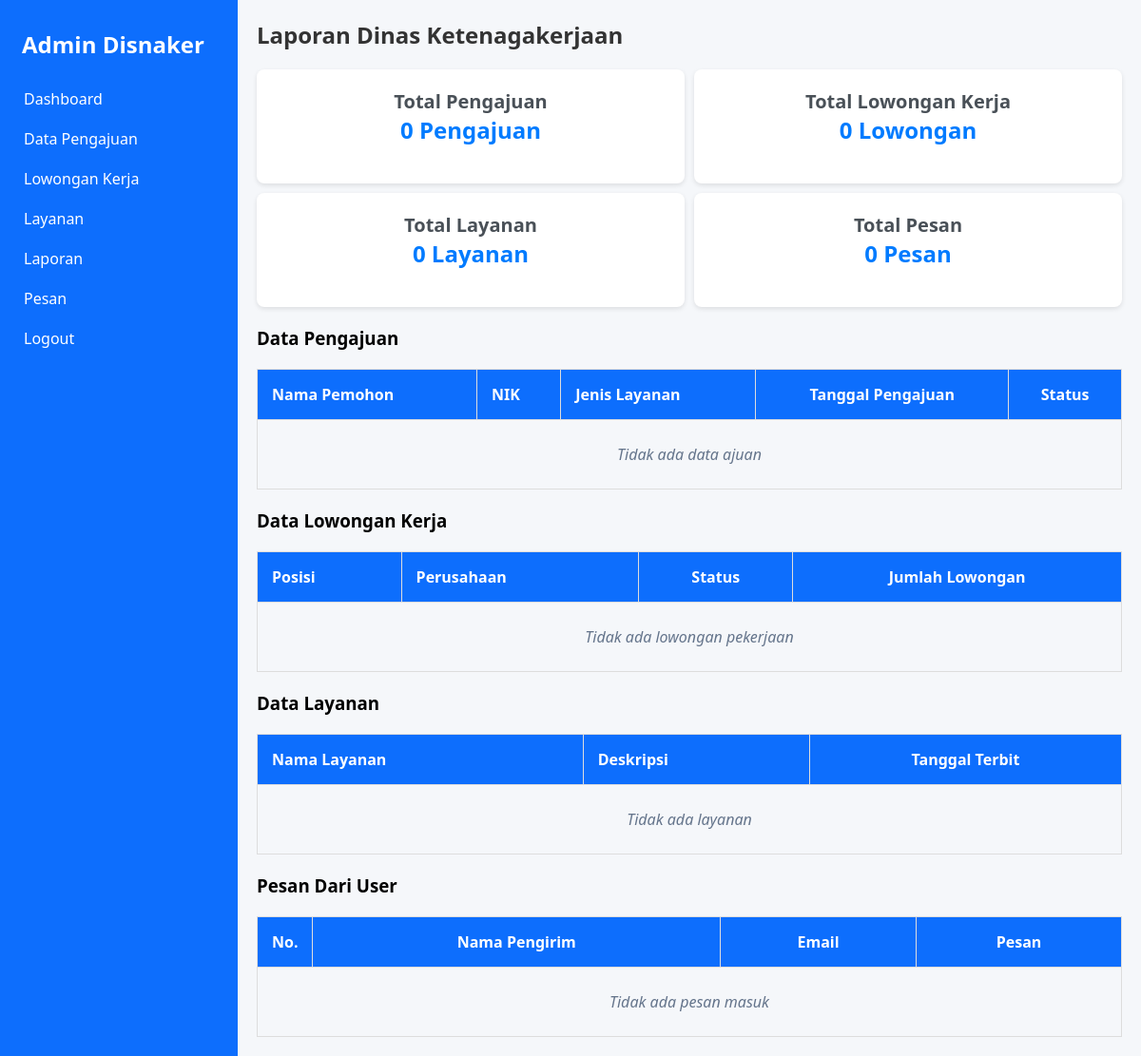
Page /admin/laporan.php (signed in) on the earlier database version.
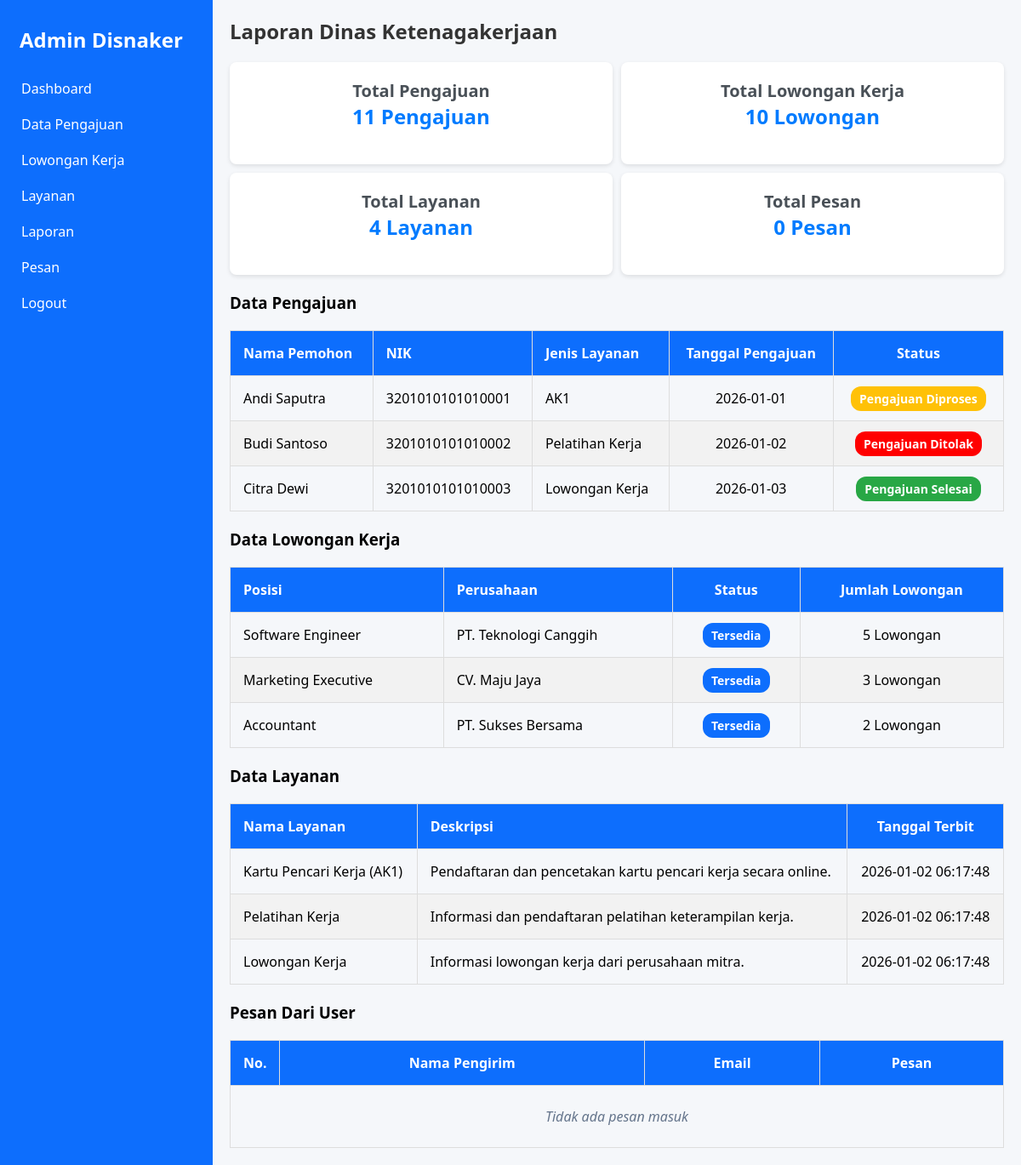
Same page on the later database version.
### tables this page shows
CREATE TABLE `pengajuan` (
  `id` int(11) NOT NULL,
  `nama_lengkap` varchar(255) NOT NULL,
  `nik` varchar(20) NOT NULL,
  `jenis_pengajuan` varchar(100) NOT NULL,
  `status` enum('baru','diproses','selesai','ditolak') DEFAULT 'baru',
  `tanggal_pengajuan` date NOT NULL DEFAULT current_timestamp()
);

CREATE TABLE `lowongan_kerja` (
  `id` int(11) NOT NULL,
  `perusahaan` varchar(255) DEFAULT NULL,
  `posisi` varchar(255) DEFAULT NULL,
  `status` enum('Tersedia','Kosong') DEFAULT NULL,
  `deskripsi` text DEFAULT NULL,
  `jumlah_lowongan` int(11) DEFAULT NULL
);

CREATE TABLE `layanan` (
  `id` int(11) NOT NULL,
  `nama_layanan` varchar(255) NOT NULL,
  `deskripsi` text DEFAULT NULL,
  `created_at` timestamp NOT NULL DEFAULT current_timestamp()
);

### admin/laporan.php (the view, shortened to what the changed rows need)
<?php
include "../config/koneksi.php";
$query_pengajuan = mysqli_query($koneksi, "SELECT * FROM pengajuan");
$total_pengajuan = mysqli_num_rows($query_pengajuan);
$query_lowongan = mysqli_query($koneksi, "SELECT * FROM lowongan_kerja");
$total_lowongan = mysqli_num_rows($query_lowongan);
$query_layanan = mysqli_query($koneksi, "SELECT * FROM layanan");
$total_layanan = mysqli_num_rows($query_layanan);
?>
<!DOCTYPE html>
<html lang="id">
<head>
    <link rel="stylesheet" href="../assets/css/admin.css">
</head>
<body>
    <?php include "../includes/sidebar.php"; ?>
    <div class="main-content">
        <section class="dashboard">
            <h2>Laporan Dinas Ketenagakerjaan</h2>
            <div class="report-cards">
                <div class="card">
                    <h3>Total Pengajuan</h3>
                    <p><?= $total_pengajuan; ?> Pengajuan</p>
                </div>
                <div class="card">
                    <h3>Total Lowongan Kerja</h3>
                    <p><?= $total_lowongan; ?> Lowongan</p>
                </div>
                <div class="card">
                    <h3>Total Layanan</h3>
                    <p><?= $total_layanan; ?> Layanan</p>
                </div>
            </div>
            <div class="lowongan-tabel">
                <table>
                    <thead>
                        <tr>
                            <th>Nama Pemohon</th>
                            <th>NIK</th>
                            <th>Jenis Layanan</th>
                            <th style="text-align: center;">Tanggal Pengajuan</th>
                            <th style="text-align: center;">Status</th>
                        </tr>
                    </thead>
                    <tbody>
                        <?php
                        $query_pengajuan_data = "SELECT * FROM pengajuan LIMIT 3";
                        $result_pengajuan_data = mysqli_query($koneksi, $query_pengajuan_data);
                        ?>
                        <?php if (mysqli_num_rows($result_pengajuan_data) > 0) : ?>
                            <?php while ($row = mysqli_fetch_assoc($result_pengajuan_data)) : ?>
                                <tr>
                                    <td><?= $row['nama_lengkap']; ?></td>
                                    <td><?= $row['nik']; ?></td>
                                    <td><?= $row['jenis_pengajuan']; ?></td>
                                    <td style="text-align: center;"><?= $row['tanggal_pengajuan']; ?></td>
                                    <td style="text-align: center;">
                                        <?php
                                        $status = $row['status'];
                                        if ($status == 'baru') {
                                            echo '<span class="badge badge-new">Pengajuan Baru</span>';
                                        } elseif ($status == 'diproses') {
                                            echo '<span class="badge badge-process">Pengajuan Diproses</span>';
                                        } elseif ($status == 'selesai') {
                                            echo '<span class="badge badge-completed">Pengajuan Selesai</span>';
                                        } elseif ($status == 'ditolak') {
                                            echo '<span class="badge badge-cancel">Pengajuan Ditolak</span>';
                                        }
                                        ?>
                                    </td>
                                </tr>
                            <?php endwhile; ?>
                        <?php else : ?>
                            <tr>
                                <td colspan="5" class="empty-data">Tidak ada data ajuan</td>
                            </tr>
                        <?php endif; ?>
                    </tbody>
                </table>
            </div>
            <div class="lowongan-tabel">
                <table>
                    <thead>
                        <tr>
                            <th>Posisi</th>
                            <th>Perusahaan</th>
                            <th style="text-align: center;">Status</th>
                            <th style="text-align: center;">Jumlah Lowongan</th>
                        </tr>
                    </thead>
                    <tbody>
                        <?php
                        $query_lowongan_data = "SELECT * FROM lowongan_kerja LIMIT 3";
                        $result_lowongan_data = mysqli_query($koneksi, $query_lowongan_data);
                        ?>
                        <?php if (mysqli_num_rows($result_lowongan_data) > 0) : ?>
                            <?php while ($row = mysqli_fetch_assoc($result_lowongan_data)): ?>
                                <tr>
                                    <td><?= $row['posisi']; ?></td>
                                    <td><?= $row['perusahaan']; ?></td>
                                    <td style="text-align: center;">
                                        <?php
                                        $status = $row['status'];
                                        if ($status == 'Tersedia') {
                                            echo '<span class="badge badge-new">Tersedia</span>';
                                        } elseif ($status == 'Kosong') {
                                            echo '<span class="badge badge-process" style="background-color: red;">Kosong</span>';
                                        }
                                        ?>
                                    </td>
                                    <td style="text-align: center;"><?= $row['jumlah_lowongan']; ?> Lowongan</td>
                                </tr>
                            <?php endwhile; ?>
                        <?php else : ?>
                            <tr>
                                <td colspan="4" class="empty-data">Tidak ada lowongan pekerjaan</td>
                            </tr>
                        <?php endif; ?>
                    </tbody>
                </table>
            </div>
            <div class="lowongan-tabel">
                <table>
                    <thead>
                        <tr>
                            <th>Nama Layanan</th>
                            <th>Deskripsi</th>
                            <th style="text-align: center;">Tanggal Terbit</th>
                        </tr>
                    </thead>
                    <tbody>
                        <?php
                        $query_layanan_data = "SELECT * FROM layanan LIMIT 3";
                        $result_layanan_data = mysqli_query($koneksi, $query_layanan_data);
                        ?>
                        <?php if (mysqli_num_rows($result_layanan_data) > 0) : ?>
                            <?php while ($row = mysqli_fetch_assoc($result_layanan_data)): ?>
                                <tr>
                                    <td><?= $row['nama_layanan']; ?></td>
                                    <td><?= $row['deskripsi']; ?></td>
                                    <td style="text-align: center;"><?= $row['created_at']; ?></td>
                                </tr>
                            <?php endwhile; ?>
                        <?php else : ?>
                            <tr>
                                <td colspan="3" class="empty-data">Tidak ada layanan</td>
                            </tr>
                        <?php endif; ?>
                    </tbody>
                </table>
            </div>
            <div class="lowongan-tabel">
                <table>
                    <thead>
                        <tr>
                            <th style="text-align: center; width: 10px;">No.</th>
                            <th style="text-align: center;">Nama Pengirim</th>
                            <th style="text-align: center;">Email</th>
                            <th style="text-align: center;">Pesan</th>
                        </tr>
                    </thead>
                </table>
            </div>
        </section>
    </div>
</body>
</html>

Differences in the rows shown:
added pengajuan: nama_lengkap "Andi Saputra", nik "3201010101010001", jenis_pengajuan "AK1", tanggal_pengajuan "2026-01-01", status "Pengajuan Diproses"
added pengajuan: nama_lengkap "Budi Santoso", nik "3201010101010002", jenis_pengajuan "Pelatihan Kerja", tanggal_pengajuan "2026-01-02", status "Pengajuan Ditolak"
added pengajuan: nama_lengkap "Citra Dewi", nik "3201010101010003", jenis_pengajuan "Lowongan Kerja", tanggal_pengajuan "2026-01-03", status "Pengajuan Selesai"
added lowongan_kerja: posisi "Software Engineer", perusahaan "PT. Teknologi Canggih", status "Tersedia", jumlah_lowongan "5"
added lowongan_kerja: posisi "Marketing Executive", perusahaan "CV. Maju Jaya", status "Tersedia", jumlah_lowongan "3"
added lowongan_kerja: posisi "Accountant", perusahaan "PT. Sukses Bersama", status "Tersedia", jumlah_lowongan "2"
added layanan: nama_layanan "Kartu Pencari Kerja (AK1)", deskripsi "Pendaftaran dan pencetakan kartu pencari kerja secara online.", created_at "2026-01-02 06:17:48"
added layanan: nama_layanan "Pelatihan Kerja", deskripsi "Informasi dan pendaftaran pelatihan keterampilan kerja.", created_at "2026-01-02 06:17:48"
added layanan: nama_layanan "Lowongan Kerja", deskripsi "Informasi lowongan kerja dari perusahaan mitra.", created_at "2026-01-02 06:17:48"
Other differences:
$total_pengajuan: "0" → "11"
$total_lowongan: "0" → "10"
$total_layanan: "0" → "4"
text no longer shown: "Tidak ada data ajuan Tidak ada lowongan pekerjaan Tidak ada layanan"
